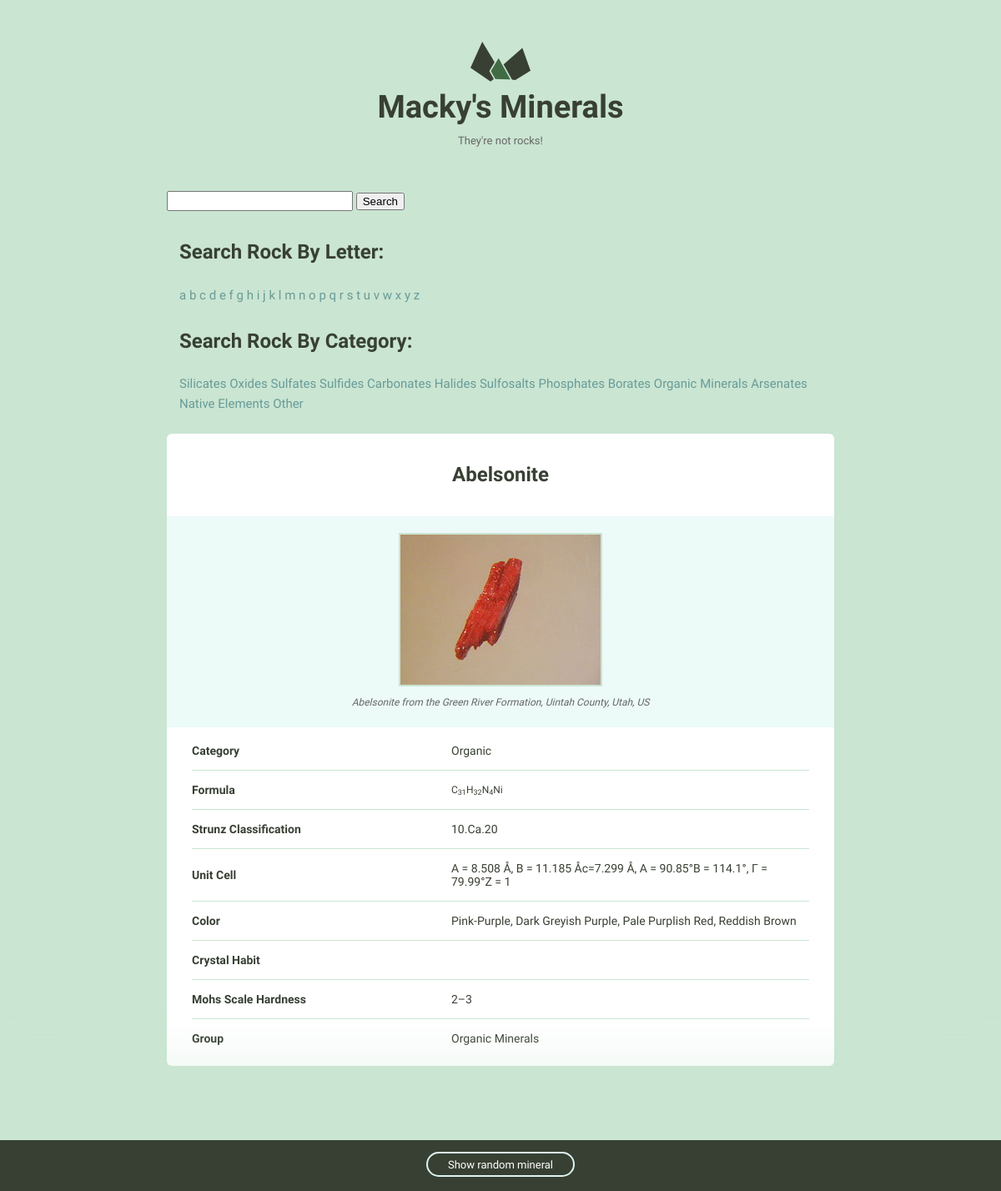
Page /minerals/804/ on the committed database.
### minerals/models.py (models this page shows, shortened)
class Mineral(models.Model):
    name = models.CharField(max_length=100, unique=True)
    image_filename = models.CharField(max_length=255)
    image_caption = models.CharField(max_length=255)
    category = models.CharField(max_length=255)
    formula = models.CharField(max_length=255)
    strunz_classification = models.CharField(max_length=255)
    crystal_system = models.CharField(max_length=255)
    unit_cell = models.CharField(max_length=255)
    color = models.CharField(max_length=255)
    crystal_symmetry = models.CharField(max_length=255)
    cleavage = models.CharField(max_length=255)
    mohs_scale_hardness = models.CharField(max_length=255)
    luster = models.CharField(max_length=255)
    streak = models.CharField(max_length=255)
    diaphaneity = models.CharField(max_length=255)
    optical_properties = models.CharField(max_length=255)
    refractive_index = models.CharField(max_length=755)
    crystal_habit = models.CharField(max_length=255)
    specific_gravity = models.CharField(max_length=255)
    group = models.CharField(max_length=255)
    class Meta:
        ordering = ['name',]

### minerals/views.py (the view)
# urls.py: url(r'^(?P<pk>\d+)/$', views.mineral_detail, name='detail'),
def mineral_detail(request, pk):
    mineral = Mineral.objects.get(pk=pk)
    return render(request, 'minerals/mineral_detail.html', {'mineral': mineral})

### minerals/templatetags/mineral_extras.py (called while the page is built)
@register.inclusion_tag('minerals/mineral_nav.html')
def nav_minerals_list():
    return {'groups': groups}

### minerals/templates/minerals/mineral_detail.html
{% extends "layout.html" %}
{% load static %}
{% block content %}
<div class="grid-100 mineral__container">
<h1 class="mineral__name">{{mineral.name|title}}</h1>
  <div class="mineral__image-bg">
    <img class="mineral__image" src="{% static 'img' %}/{{mineral.name}}.jpg" alt="{{ mineral.name|title }}">
        <p class="mineral__caption">{{mineral.image_caption}}</p>
      </div>
<div class="mineral__table-container">
        <table class="mineral__table">
          <tr>
            <td class="mineral__category">Category</td>
            <td>{{mineral.category|title}}</td>
          </tr>
          <tr>
            <td class="mineral__category">Formula</td>
            <td class="mineral__formula">{{mineral.formula|safe}}</td>
          </tr>
          <tr>
            <td class="mineral__category">Strunz Classification</td>
            <td>{{mineral.strunz_classification|title}}</td>
          </tr>
          <tr>
            <td class="mineral__category">Unit Cell</td>
            <td>{{mineral.unit_cell|title}}</td>
          </tr>
          <tr>
            <td class="mineral__category">Color</td>
            <td>{{mineral.color|title}}</td>
          </tr>
          <tr>
            <td class="mineral__category">Crystal Habit</td>
            <td>{{mineral.crystal_habit|title}}</td>
          </tr>
          <tr>
            <td class="mineral__category">Mohs Scale Hardness</td>
            <td>{{mineral.mohs_scale_hardness|title}}</td>
          </tr>
           <tr>
            <td class="mineral__category">Group</td>
            <td>{{mineral.group|title}}</td>
          </tr>
        </table>
      </div>
    </div>
  </div>
{% endblock %}

### assets/css/global.css (style rules this page uses)
html { font-family: sans-serif; -ms-text-size-adjust: 100%; -webkit-text-size-adjust: 100%; }
body { margin: 0; }
h1 { font-size: 2em; margin: 0.67em 0; }
sub { font-size: 75%; line-height: 0; position: relative; vertical-align: baseline; bottom: -0.25em; }
img { border: 0; }
table { border-collapse: collapse; border-spacing: 0; }
td, th { padding: 0; }
html { font-size: 62.5%; }
body { background-color: #CAE5D2; font-size: 1.5em; line-height: 1.6; font-weight: 400; font-family: "Cousine"; color: #666; }
.grid, .grid-5, .grid-10, .grid-15, .grid-20, .grid-25, .grid-30, .grid-33, .grid-35, .grid-40, .grid-45, .grid-50, .grid-55, .grid-60, .grid-65, .grid-66, .grid-70, .grid-75, .grid-80, .grid-90, .grid-95, .grid-100 { float: left; box-sizing: border-box; position: relative; }
.grid-100 { width: 100%; padding: 0 15px; }
h1, h2, h3, h4, h5, h6 { margin-top: 0; margin-bottom: 2rem; font-weight: bold; font-family: "Work Sans", sans-serif; color: #384033; }
h1 { font-size: 3.8rem; }
@media (min-width: 550px) { h1 { font-size: 3.8rem; } }
p { margin-top: 0; font-size: 1.6rem; }
th, td { padding: 15px; text-align: left; border-bottom: 1px solid #e1e1e1; }
th:first-child, td:first-child { padding-left: 0; }
th:last-child, td:last-child { padding-right: 0; }
table, p, ul { margin-bottom: 2.5rem; }
.mineral__container { background-color: #fff; border-radius: 6px; list-style: none; padding: 0; text-align: center; }
.mineral__name { display: block; width: 100%; margin: 0; font-size: 24px; padding: 30px 0 30px 0; }
.mineral__image { display: block; margin: 0 auto; border: solid 2px #CAE5D2; }
.mineral__image-bg { background-color: #ecfaf8; padding: 20px 0; }
.mineral__caption { font-size: 12px; font-style: italic; padding: 10px 0 0 0; margin: 0; }
.mineral__table { font-size: 14px; color: #384033; }
.mineral__table td { border-color: #CAE5D2; }
.mineral__table tr:last-of-type td { border-bottom: none; padding-bottom: 0; }
.mineral__table-container { padding: 5px 30px 0; }
.mineral__category { font-weight: bold; width: 40%; }
.mineral__formula { font-size: 12px; }

### rows in the picture
Mineral: name "Abelsonite", name (picture), image_caption "Abelsonite from the Green River Formation, Uintah County, Utah, US", category "Organic", formula "C 31 H 32 N 4 Ni", strunz_classification "10.Ca.20", unit_cell "A = 8.508 Å, B = 11.185 Åc=7.299 Å, Α = 90.85°Β = 114.1°, Γ = 79.99°Z = 1", color "Pink-Purple, Dark Greyish Purple, Pale Purplish Red, Reddish Brown", mohs_scale_hardness "2–3", group "Organic Minerals"

### other values in the picture
{{ letter }} "a" "b" "c" "d" "e" "f" "g" "h" "i" "j" "k" "l" "m" "n" "o" "p" "q" "r" "s" "t" "u" "v" "w" "x" "y" "z"
{{ group }} "Silicates" "Oxides" "Sulfates" "Sulfides" "Carbonates" "Halides" "Sulfosalts" "Phosphates" "Borates" "Organic Minerals" "Arsenates" "Native Elements" "Other"
